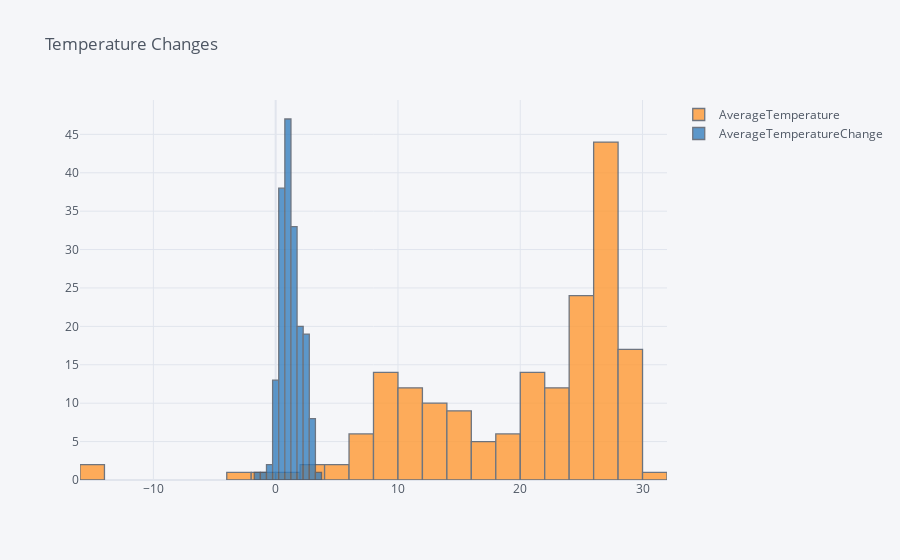

The notebook cell this image was saved under:
### Markdown cell above
# EXERCISE

- Stay with `temperature_slice`, plot two histograms in one plot:
    - One showing the distribution of Average Temperature
    - One showing the distribution of the change in Average Temperature
    - Try turning the *traces* on and off to view the (very) different histograms

### Code cell
temperature_slice[['AverageTemperature','AverageTemperatureChange']].iplot(kind="histogram", bins=25, title="Temperature Changes")

### Figure 1 — Plotly figure (JSON) as saved in the notebook; plotly's stock layout.template omitted (floating-point values rounded to 4 significant figures; data arrays with more than 128 entries replaced by an {"elided": "..."} marker saying what was removed)
{"data": [{"histfunc": "count", "histnorm": "", "marker": {"color": "rgba(255, 153, 51, 1.0)", "line": {"color": "#4D5663", "width": 1.3}}, "name": "AverageTemperature", "nbinsx": 25, "opacity": 0.8, "orientation": "v", "type": "histogram", "x": {"elided": "183 float values"}}, {"histfunc": "count", "histnorm": "", "marker": {"color": "rgba(55, 128, 191, 1.0)", "line": {"color": "#4D5663", "width": 1.3}}, "name": "AverageTemperatureChange", "nbinsx": 25, "opacity": 0.8, "orientation": "v", "type": "histogram", "x": {"elided": "183 float values"}}], "layout": {"barmode": "overlay", "legend": {"bgcolor": "#F5F6F9", "font": {"color": "#4D5663"}}, "paper_bgcolor": "#F5F6F9", "plot_bgcolor": "#F5F6F9", "title": {"font": {"color": "#4D5663"}, "text": "Temperature Changes"}, "xaxis": {"gridcolor": "#E1E5ED", "showgrid": true, "tickfont": {"color": "#4D5663"}, "title": {"font": {"color": "#4D5663"}, "text": ""}, "zerolinecolor": "#E1E5ED"}, "yaxis": {"gridcolor": "#E1E5ED", "showgrid": true, "tickfont": {"color": "#4D5663"}, "title": {"font": {"color": "#4D5663"}, "text": ""}, "zerolinecolor": "#E1E5ED"}}}
